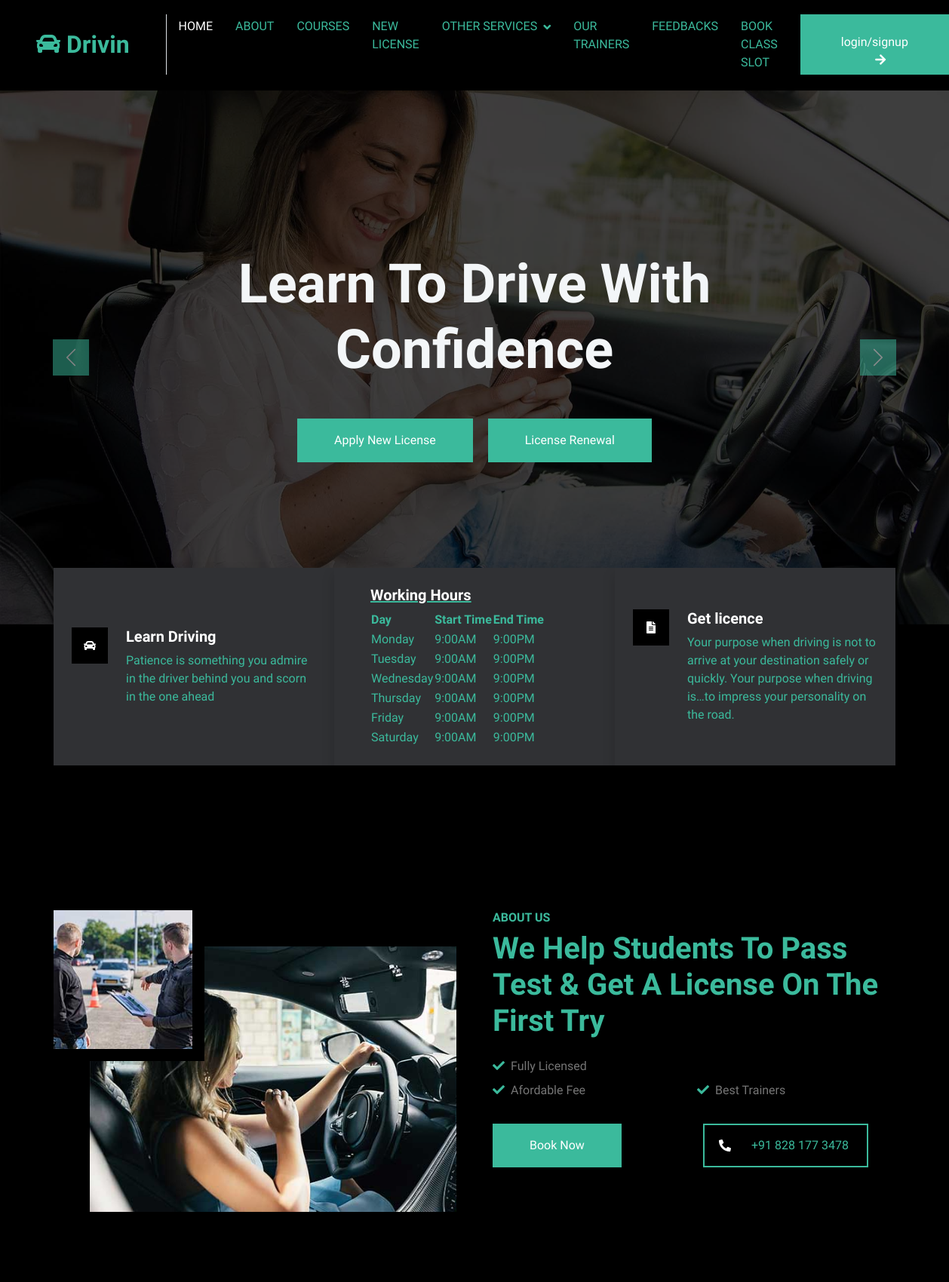
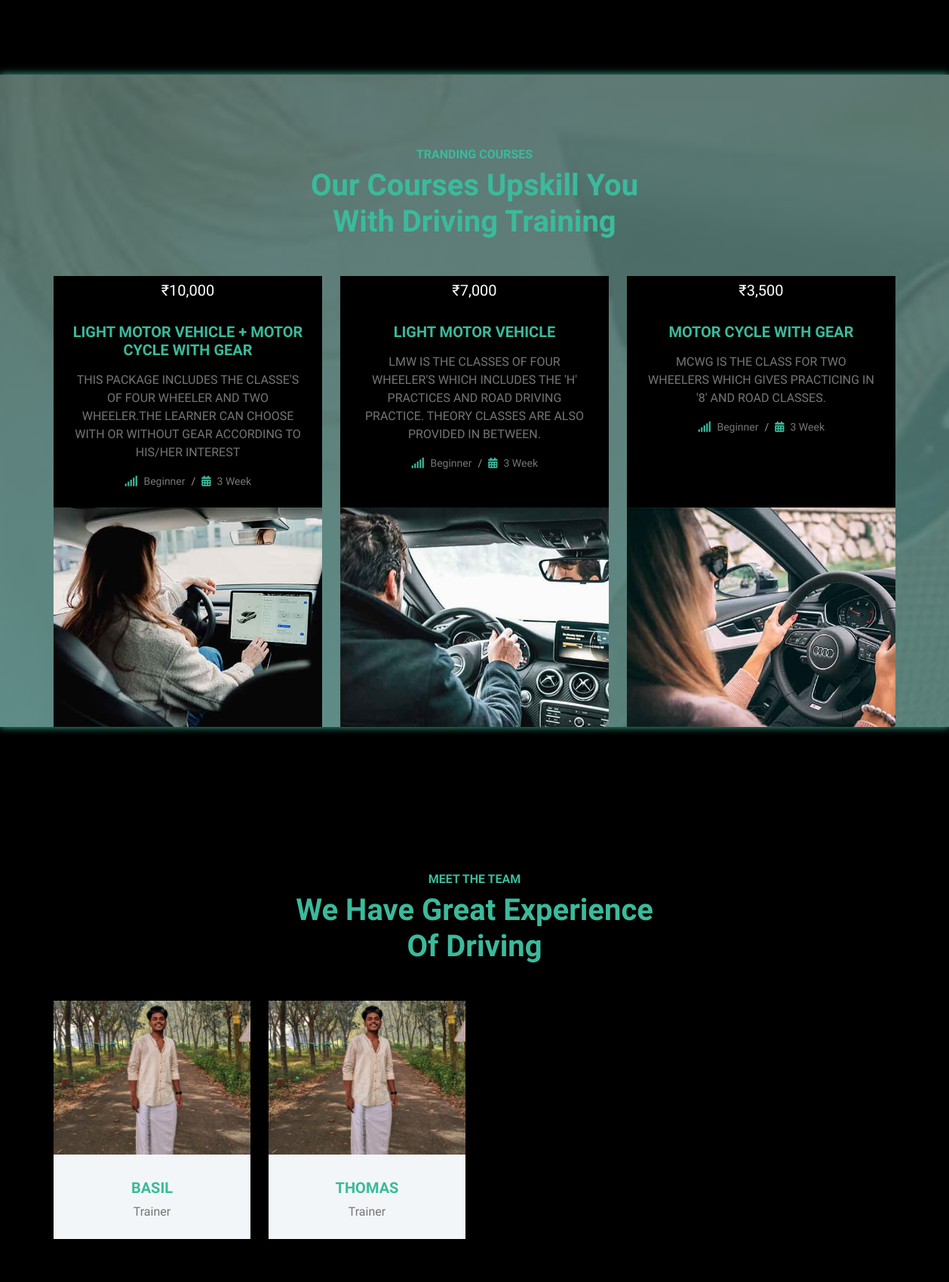
The page / (upper part) on the database its author committed (2 pictures, top to bottom).
### tables this page shows
CREATE TABLE `tbl_timeslot` (
  `slot_id` int(11) NOT NULL,
  `days` varchar(255) NOT NULL,
  `starting_time` time NOT NULL,
  `ending_time` time NOT NULL,
  `status` varchar(20) NOT NULL,
  `created_at` timestamp NOT NULL DEFAULT current_timestamp()
);

CREATE TABLE `tbl_instructors` (
  `instructor_id` int(11) NOT NULL,
  `instructor_name` varchar(255) NOT NULL,
  `instructor_image` varchar(255) NOT NULL,
  `status` varchar(20) NOT NULL,
  `instructor_created_at` datetime NOT NULL
);

### index.php (the view, shortened to what the rows shown need)
<?php
include("connection.php");
function fetchTableData($conn, $tableName)
{
    $sql = "SELECT * FROM $tableName";
    $result = $conn->query($sql);
    $data = [];
    if ($result->num_rows > 0) {
        while ($row = $result->fetch_assoc()) {
            $data[] = $row;
        }
    }
    return $data;
}
$timeslots = FetchTableData($conn, 'tbl_timeslot');
?>
<!DOCTYPE html>
<html lang="en">
<head>
    <link href="https://cdnjs.cloudflare.com/ajax/libs/font-awesome/5.10.0/css/all.min.css" rel="stylesheet">
    <link href="https://cdn.jsdelivr.net/npm/bootstrap-icons@1.4.1/font/bootstrap-icons.css" rel="stylesheet">
    <link href="lib/animate/animate.min.css" rel="stylesheet">
    <link href="lib/owlcarousel/assets/owl.carousel.min.css" rel="stylesheet">
    <link href="css/bootstrap.min.css" rel="stylesheet">
    <link href="css/style.css" rel="stylesheet">
</head>
<body>
    <nav class="navbar navbar-expand-lg bg-white navbar-light sticky-top p-0" style="background-color: #303134;margin-top: -2px;">
        <a href="index.php" class="navbar-brand d-flex align-items-center border-end px-4  px-lg-5">
            <h2 class="m-0 text-primary"><i class="fa fa-car text-primary me-2 "></i>Drivin</h2>
        </a>
    </nav>
    <div class="container-fluid p-0 wow fadeIn" data-wow-delay="0.1s">
        <div id="header-carousel" class="carousel slide" data-bs-ride="carousel">
            <div class="carousel-inner">
                <div class="carousel-item active">
                    <div class="carousel-caption">
                        <div class="container">
                            <div class="row justify-content-center">
                                <div class="col-lg-7">
                                    <h1 class="display-2 text-light mb-5 animated slideInDown">Learn To Drive With Confidence</h1>
                                </div>
                            </div>
                        </div>
                    </div>
                </div>
            </div>
        </div>
    </div>
    <div class="container-fluid facts py-5 pt-lg-0 ">
        <div class="container py-5 pt-lg-0">
            <div class="row gx-0 bg-white2 " style="color:#3BBA9c;">
                <div class="col-lg-4 wow fadeIn " data-wow-delay="0.3s">
                    <div class=" shadow d-flex align-items-center h-100 p-4 " style="min-height: 150px; background-color:#303134">
                        <div class="d-flex">
                            <div class="ps-4 bg-white2">
                                <table class="working-hours-table">
                                    <thead>
                                        <tr>
                                            <th>Day</th>
                                            <th>Start Time</th>
                                            <th>End Time</th>
                                        </tr>
                                    </thead>
                                    <tbody>
                                        <?php foreach ($timeslots as $timeslot) {
                                            $day = $timeslot["days"];
                                            $startTime = date('g:iA', strtotime($timeslot["starting_time"]));
                                            $endTime = date('g:iA', strtotime($timeslot['ending_time']));
                                        ?>
                                            <tr>
                                                <td><?= $day ?></td>
                                                <td><?= $startTime ?></td>
                                                <td><?= $endTime ?></td>
                                            </tr>
                                        <?php } ?>
                                    </tbody>
                                </table>
                            </div>
                        </div>
                    </div>
                </div>
            </div>
        </div>
    </div>
    <div id="about" class="container-xxl py-6">
        <div class="container">
            <div class="row g-5">
                <div class="col-lg-6 wow fadeInUp" data-wow-delay="0.5s">
                    <div class="h-100">
                        <h1 class="display-6 mb-4">We Help Students To Pass Test & Get A License On The First Try</h1>
                    </div>
                </div>
            </div>
        </div>
    </div>
    <div id="course" class="container-xxl courses my-6 py-6 pb-0">
        <div class="container">
            <div class="text-center mx-auto mb-5 wow fadeInUp" data-wow-delay="0.1s" style="max-width: 500px;">
                <h1 class="display-6 mb-4">Our Courses Upskill You With Driving Training</h1>
            </div>
        </div>
    </div>
    <?php
    $sql = "SELECT * FROM tbl_instructors WHERE status='Active'";
    $result = $conn->query($sql);
    $teamMembers = [];
    if ($result->num_rows > 0) {
        while ($row = $result->fetch_assoc()) {
            $teamMembers[] = $row;
        }
    }
    ?>
    <div id="trainers" class="container-xxl py-6">
        <div class="container">
            <div class="text-center mx-auto mb-5 wow fadeInUp" data-wow-delay="0.1s" style="max-width: 500px;">
                <h1 class="display-6 mb-4">We Have Great Experience Of Driving</h1>
            </div>
            <div class="row g-0 team-items">
                <?php foreach ($teamMembers as $member) { ?>
                    <div class="col-lg-3 col-md-6 wow fadeInUp" data-wow-delay="0.1s">
                        <div class="team-item position-relative">
                            <div class="position-relative">
                                <img class="img-fluid" src="<?php echo $member['instructor_image']; ?>" alt="">
                            </div>
                            <div class="bg-light text-center p-4">
                                <h5 class="mt-2 text-uppercase"><?php echo $member['instructor_name']; ?></h5>
                                <span>Trainer</span>
                            </div>
                        </div>
                    </div>
                <?php } ?>
            </div>
        </div>
    </div>
</body>
</html>

### rows shown on the page
tbl_timeslot: days "Monday", starting_time "9:00AM", ending_time "9:00PM"
tbl_timeslot: days "Tuesday", starting_time "9:00AM", ending_time "9:00PM"
tbl_timeslot: days "Wednesday", starting_time "9:00AM", ending_time "9:00PM"
tbl_timeslot: days "Thursday", starting_time "9:00AM", ending_time "9:00PM"
tbl_timeslot: days "Friday", starting_time "9:00AM", ending_time "9:00PM"
tbl_timeslot: days "Saturday", starting_time "9:00AM", ending_time "9:00PM"
tbl_instructors: instructor_image (picture), instructor_name "BASIL"
tbl_instructors: instructor_image (picture), instructor_name "THOMAS"
